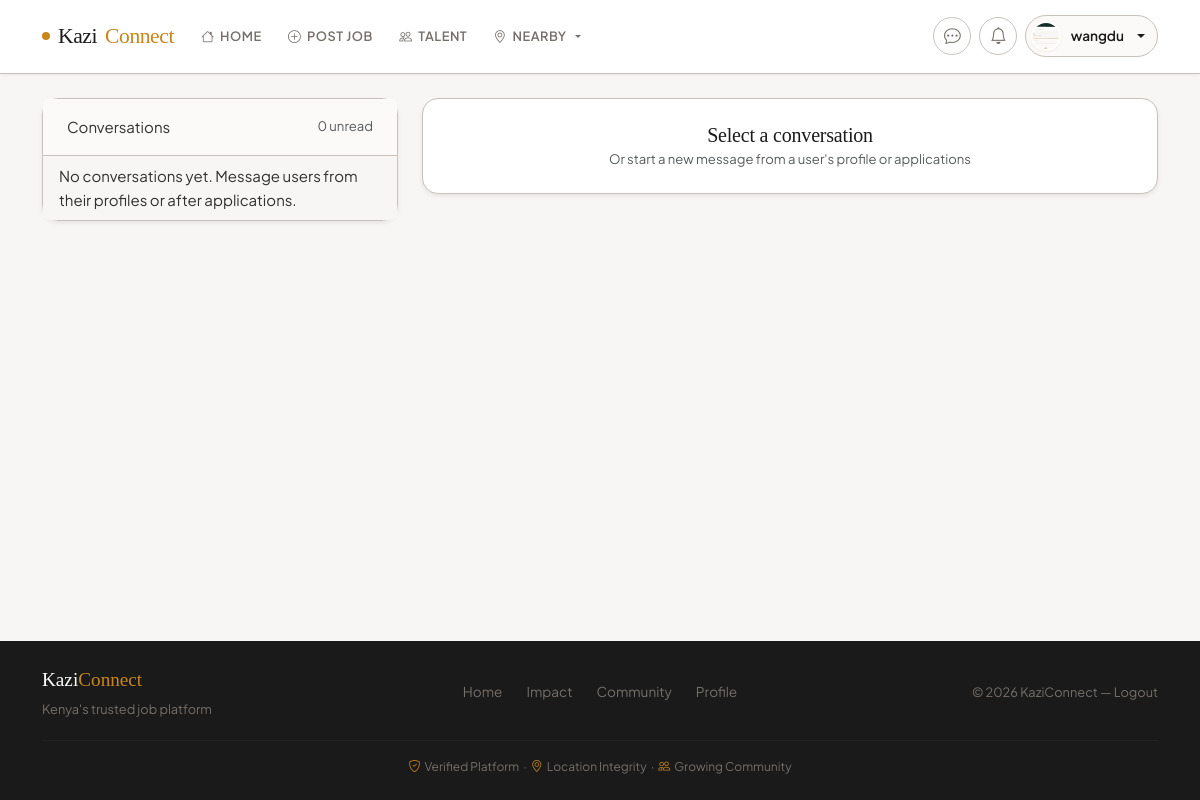
Screenshot of /messages (signed in) with the database file from the repository.
### app.py (models this page shows, shortened)
class User(UserMixin, db.Model):
    __tablename__ = 'user'
    id = db.Column(db.Integer, primary_key=True)
    username = db.Column(db.String(80), unique=True, nullable=True, index=True)
    email = db.Column(db.String(120), unique=True, nullable=False, index=True)
    password_hash = db.Column(db.String(255), nullable=False)
    role = db.Column(db.String(20), nullable=False, default='worker', index=True)  # 'worker' or 'recruiter'
    phone_number = db.Column(db.String(30))
    national_id = db.Column(db.String(50))
    certificate_of_good_conduct = db.Column(db.String(255))
    profile_picture = db.Column(db.String(255))
    location = db.Column(db.String(100))
    latitude = db.Column(db.Float, nullable=True)
    longitude = db.Column(db.Float, nullable=True)
    work_type = db.Column(db.String(100))
    profile_completed = db.Column(db.Boolean, default=False)
    created_at = db.Column(db.DateTime, default=lambda: datetime.now(timezone.utc))
    real_ip = db.Column(db.String(45), nullable=True)  # IPv6 can be up to 45 chars
    real_latitude = db.Column(db.Float, nullable=True)
    real_longitude = db.Column(db.Float, nullable=True)
    real_city = db.Column(db.String(100), nullable=True)
    real_country = db.Column(db.String(100), nullable=True)
    real_region = db.Column(db.String(100), nullable=True)
    location_discrepancy = db.Column(db.Boolean, default=False)  # Flag if custom location differs from real
    location_verified_at = db.Column(db.DateTime, nullable=True)
    suspension_end_date = db.Column(db.DateTime, nullable=True)  # Track when suspension ends
    suspension_reason = db.Column(db.String(255), nullable=True)
    suspension_duration = db.Column(db.String(20), nullable=True)  # 'hour', 'day', 'week', 'month', 'year', 'custom'
    is_admin = db.Column(db.Boolean, default=False)
    suspended = db.Column(db.Boolean, default=False)
    burned = db.Column(db.Boolean, default=False)  # Permanently banned
    warnings_count = db.Column(db.Integer, default=0)
    jobs_posted = db.relationship('Job', backref='poster', lazy=True, cascade='all, delete-orphan')
    applications = db.relationship('JobApplication', backref='applicant', lazy=True, cascade='all, delete-orphan')
    notifications = db.relationship('Notification', backref='user', lazy=True, cascade='all, delete-orphan')
    sent_messages = db.relationship('Message', foreign_keys='Message.sender_id', backref='sender', lazy='dynamic', cascade='all, delete-orphan')
    received_messages = db.relationship('Message', foreign_keys='Message.recipient_id', backref='recipient', lazy='dynamic', cascade='all, delete-orphan')
    def unread_messages_count(self):
        return Message.query.filter_by(recipient_id=self.id, read=False).count()
    def is_recruiter(self):
        return self.role == 'recruiter'

### app.py (the view, shortened to what this page needs)
@app.route('/messages')
@login_required
def messages_list():
    sent = db.session.query(Message.recipient_id.label('other_id')).filter(
        Message.sender_id == current_user.id
    )
    received = db.session.query(Message.sender_id.label('other_id')).filter(
        Message.recipient_id == current_user.id
    )
    union_q = sent.union(received).subquery()
    other_ids = [row.other_id for row in db.session.query(union_q.c.other_id).all()]
    conversations = []
    conversations.sort(
        key=lambda x: x['last_message'].created_at if x['last_message'] else datetime.min.replace(tzinfo=timezone.utc),
        reverse=True
    )
    total_unread = current_user.unread_messages_count()
    return render_template('messages.html', conversations=conversations, total_unread=total_unread)

### app.py (called while the page is built)
@app.context_processor
def inject_template_helpers():
    return {
        "now": lambda: datetime.utcnow(),
        "csrf_token": generate_csrf,
        "sanitize": sanitize_html
    }

@app.context_processor
def inject_template_helpers():
    return {
        "now": lambda: datetime.now(timezone.utc),
        "csrf_token": generate_csrf,
        "sanitize": sanitize_html
    }

@login_manager.user_loader
def load_user(user_id):
    try:
        return db.session.get(User, int(user_id))
    except (ValueError, TypeError):
        return None

### templates/messages.html (shortened to what this page needs)
{% extends 'base.html' %}
{% block content %}
<div class="row">
  <div class="col-12 col-lg-4 mb-3">
    <div class="card shadow-sm">
      <div class="card-header d-flex justify-content-between">
        <div>Conversations</div>
        <div class="small text-muted">{{ total_unread }} unread</div>
      </div>
      <div class="list-group list-group-flush">
        {% for conv in conversations %}
          <a href="{{ url_for('messages_conversation', other_id=conv.other_user.id) }}" class="list-group-item list-group-item-action d-flex justify-content-between align-items-start">
            <div>
              <strong>{{ conv.other_user.username or conv.other_user.email }}</strong>
              <div class="small text-muted mt-1">
                {% if conv.last_message %}{{ conv.last_message.body[:70] }}{% else %}No messages yet{% endif %}
              </div>
            </div>
            <div class="text-end">
              <div class="small text-muted">{{ conv.last_message.created_at.strftime('%Y-%m-%d %H:%M') if conv.last_message else '' }}</div>
              {% if conv.unread_count and conv.unread_count > 0 %}
                <span class="badge bg-danger ms-2">{{ conv.unread_count }}</span>
              {% endif %}
            </div>
          </a>
        {% else %}
          <div class="list-group-item">No conversations yet. Message users from their profiles or after applications.</div>
        {% endfor %}
      </div>
    </div>
  </div>
  <div class="col-12 col-lg-8">
    <div class="card shadow-sm">
      <div class="card-body text-center">
        <h5 class="mb-0">Select a conversation</h5>
        <div class="small text-muted">Or start a new message from a user's profile or applications</div>
      </div>
    </div>
  </div>
</div>
{% endblock %}

### templates/base.html (shortened to what this page needs)
<!doctype html>
<html lang="en">
  <head>
    <link href="https://cdn.jsdelivr.net/npm/bootstrap@5.3.2/dist/css/bootstrap.min.css" rel="stylesheet">
    <link href="https://cdn.jsdelivr.net/npm/bootstrap-icons@1.11.3/font/bootstrap-icons.css" rel="stylesheet">
    <link rel="stylesheet" href="{{ url_for('static', filename='styles.css') }}">
  </head>
  <body class="d-flex flex-column min-vh-100">
    <nav class="navbar navbar-expand-lg">
      <div class="container">
        <a class="navbar-brand" href="{{ url_for('index') }}">
          <span class="brand-dot"></span>
          Kazi<span>Connect</span>
        </a>
        <div class="collapse navbar-collapse" id="navMain">
          <ul class="navbar-nav me-auto mb-2 mb-lg-0 gap-1">
            <li class="nav-item">
              <a class="nav-link {% if request.endpoint == 'index' %}active{% endif %}"
                 href="{{ url_for('index') }}">
                <i class="bi bi-house"></i> Home
              </a>
            </li>
            {% if current_user.is_authenticated %}
              <li class="nav-item">
                <a class="nav-link {% if request.endpoint == 'post_job' %}active{% endif %}"
                   href="{{ url_for('post_job') }}">
                  <i class="bi bi-plus-circle"></i> Post Job
                </a>
              </li>
              <li class="nav-item">
                <a class="nav-link {% if request.endpoint == 'all_users' %}active{% endif %}"
                   href="{{ url_for('all_users') }}">
                  <i class="bi bi-people"></i> Talent
                </a>
              </li>
              <li class="nav-item dropdown">
                <a class="nav-link dropdown-toggle" href="#" role="button"
                   data-bs-toggle="dropdown" aria-expanded="false">
                  <i class="bi bi-geo-alt"></i> Nearby
                </a>
              </li>
            {% endif %}
          </ul>
          <ul class="navbar-nav mb-2 mb-lg-0 align-items-center gap-2">
            {% if current_user.is_authenticated %}
              <li class="nav-item">
                <a class="icon-btn" href="{{ url_for('messages_list') }}" title="Messages">
                  <i class="bi bi-chat-dots"></i>
                </a>
              </li>
              <li class="nav-item dropdown">
                <a class="icon-btn" href="#" role="button" id="notifBellToggle"
                   data-bs-toggle="dropdown" aria-expanded="false" title="Notifications">
                  <i class="bi bi-bell"></i>
                </a>
              </li>
              <li class="nav-item dropdown">
                <a class="user-profile-pill dropdown-toggle" href="#" role="button"
                   data-bs-toggle="dropdown" aria-expanded="false">
                  {% if current_user.profile_picture %}
                    <img src="{{ url_for('uploaded_file', filename=current_user.profile_picture) }}"
                         alt="Profile" class="user-avatar">
                  {% else %}
                    <div class="user-avatar-placeholder">
                      {{ (current_user.username or current_user.email)[0].upper() }}
                    </div>
                  {% endif %}
                  <span class="d-none d-sm-inline">
                    {{ current_user.username or current_user.email.split('@')[0] }}
                  </span>
                </a>
              </li>
            {% endif %}
          </ul>
        </div>
      </div>
    </nav>
    <main class="container flex-grow-1 py-4">
      {% block content %}{% endblock %}
    </main>
    <footer class="mt-auto py-4">
      <div class="container">
        <div class="row align-items-center g-3">
          <div class="col-md-4">
            <div class="footer-brand">Kazi<span>Connect</span></div>
            <p class="mt-1 mb-0" style="font-size:.8rem; color:var(--stone);">
              Kenya's trusted job platform
            </p>
          </div>
          <div class="col-md-4 text-center">
            <div style="display:flex; justify-content:center; gap:1.5rem; font-size:.85rem;">
              <a href="{{ url_for('index') }}">Home</a>
              <a href="{{ url_for('program_impact') }}">Impact</a>
              {% if current_user.is_authenticated %}
                <a href="{{ url_for('all_users') }}">Community</a>
                <a href="{{ url_for('profile') }}">Profile</a>
              {% else %}
                <a href="{{ url_for('login') }}">Login</a>
                <a href="{{ url_for('register') }}">Register</a>
              {% endif %}
            </div>
          </div>
          <div class="col-md-4 text-md-end" style="font-size:.8rem; color:var(--stone);">
            &copy; {{ now().year }} KaziConnect &mdash;
            {% if current_user.is_authenticated %}
              <a href="{{ url_for('logout') }}">Logout</a>
            {% else %}
              All rights reserved
            {% endif %}
          </div>
        </div>
        <hr style="border-color:rgba(255,255,255,.1); margin:1.25rem 0 1rem;">
        <div class="text-center" style="font-size:.75rem; color:var(--stone);">
          <i class="bi bi-shield-check me-1" style="color:var(--clay);"></i>Verified Platform &nbsp;·&nbsp;
          <i class="bi bi-geo-alt me-1" style="color:var(--clay);"></i>Location Integrity &nbsp;·&nbsp;
          <i class="bi bi-people me-1" style="color:var(--clay);"></i>Growing Community
        </div>
      </div>
    </footer>
  </body>
</html>

### static/styles.css (style rules this page uses)
*, *::before, *::after { box-sizing: border-box; margin: 0; padding: 0; }
:root { --bs-primary: #C8861B; --bs-primary-rgb: 200, 134, 27; --bs-success: #1F7A4D; --bs-success-rgb: 31, 122, 77; --bs-danger: #9E2F1A; --bs-danger-rgb: 158, 47, 26; --bs-warning: #1F7A4D; --bs-warning-rgb: 31, 122, 77; --bs-info: #756F6A; --bs-info-rgb: 117, 111, 106; --bs-light: #FBFAF8; --bs-light-rgb: 251, 250, 248; --bs-dark: #1A1A1A; --bs-dark-rgb: 26, 26, 26; --bs-body-color: #33312F; --bs-body-bg: #F7F6F4; --bs-border-color: #C9C2BC; --bs-link-color: #C8861B; --bs-link-hover-color: #A66B0F; }
:root { --clay: #C8861B; --clay-dark: #A66B0F; --clay-light: #FBF1DD; --ochre: #1F7A4D; --ochre-light:#E3F3EA; --sage: #1F7A4D; --sage-light: #E3F3EA; --ink: #1A1A1A; --charcoal: #33312F; --stone: #756F6A; --dust: #C9C2BC; --paper: #F7F6F4; --white: #FFFFFF; --cream: #FBFAF8; --success-bg: var(--sage-light); --success-fg: var(--sage); --warning-bg: var(--ochre-light); --warning-fg: #875A12; --danger-bg: #FCEEE9; --danger-fg: #9E2F1A; --info-bg: #EAF1F8; --info-fg: #1A538C; --font-display: 'Instrument Serif', Georgia, serif; --font-body: 'Plus Jakarta Sans', system-ui, sans-serif; --r-sm: 6px; --r-md: 10px; --r-lg: 16px; --r-xl: 24px; --r-pill:999px; --shadow-xs: 0 1px 3px rgba(28,25,23,.06); --shadow-sm: 0 2px 8px rgba(28,25,23,.08); --shadow-md: 0 4px 16px rgba(28,25,23,.1); --shadow-lg: 0 12px 32px rgba(28,25,23,.12); --ease: cubic-bezier(.4,0,.2,1); }
html { scroll-behavior: smooth; }
body { font-family: var(--font-body); background: var(--paper); color: var(--charcoal); font-size: 15px; line-height: 1.6; -webkit-font-smoothing: antialiased; overflow-x: hidden; }
h1, h2, h3, h4, h5, h6 { font-family: var(--font-display); color: var(--ink); line-height: 1.25; letter-spacing: -.01em; font-weight: 400; }
a { color: var(--clay); text-decoration: none; transition: color .2s var(--ease); }
img { max-width: 100%; }
.navbar { background: var(--white) !important; border-bottom: 1px solid var(--dust); box-shadow: var(--shadow-xs); padding: .875rem 0; transition: box-shadow .3s var(--ease); position: sticky; top: 0; z-index: 1000; }
.navbar-brand { font-family: var(--font-display); font-size: 1.35rem; font-weight: 400; color: var(--ink) !important; letter-spacing: -.02em; display: flex; align-items: center; gap: .5rem; text-decoration: none; }
.navbar-brand .brand-dot { display: inline-block; width: 8px; height: 8px; border-radius: 50%; background: var(--clay); flex-shrink: 0; }
.navbar-brand span { color: var(--clay); }
.nav-link { font-family: var(--font-body); font-size: .8rem; font-weight: 600; letter-spacing: .04em; text-transform: uppercase; color: var(--stone) !important; padding: .4rem .7rem !important; border-radius: var(--r-sm); transition: color .2s var(--ease), background .2s var(--ease); display: flex; align-items: center; gap: .35rem; }
.icon-btn { position: relative; display: inline-flex; align-items: center; justify-content: center; width: 38px; height: 38px; border-radius: 50%; border: 1.5px solid var(--dust); background: var(--white); color: var(--stone); font-size: 1.05rem; transition: border-color .2s var(--ease), color .2s var(--ease), background .2s var(--ease); }
.user-profile-pill { display: flex; align-items: center; gap: .6rem; padding: .3rem .75rem .3rem .3rem; background: var(--cream); border: 1.5px solid var(--dust); border-radius: var(--r-pill); color: var(--ink) !important; text-decoration: none; transition: border-color .2s var(--ease), background .2s var(--ease); font-size: .85rem; font-weight: 600; }
.user-avatar { width: 30px; height: 30px; border-radius: 50%; object-fit: cover; border: 2px solid var(--white); box-shadow: var(--shadow-xs); }
.card { background: var(--white); border: 1px solid var(--dust); border-radius: var(--r-lg); box-shadow: var(--shadow-xs); transition: box-shadow .25s var(--ease), transform .25s var(--ease), border-color .25s var(--ease); }
.card-body { padding: 1.5rem; }
.card-header { background: var(--cream); border-bottom: 1px solid var(--dust); padding: 1rem 1.5rem; border-radius: var(--r-lg) var(--r-lg) 0 0; }
footer { background: var(--ink) !important; color: var(--stone) !important; border-top: none; }
footer a { color: var(--stone) !important; transition: color .2s var(--ease); }
.footer-brand { font-family: var(--font-display); font-size: 1.2rem; color: var(--white) !important; }
.footer-brand span { color: var(--clay); }

### rows the page displays
User: profile_picture (picture), username "wangdu"

### other values shown
{{ total_unread }} "0"
